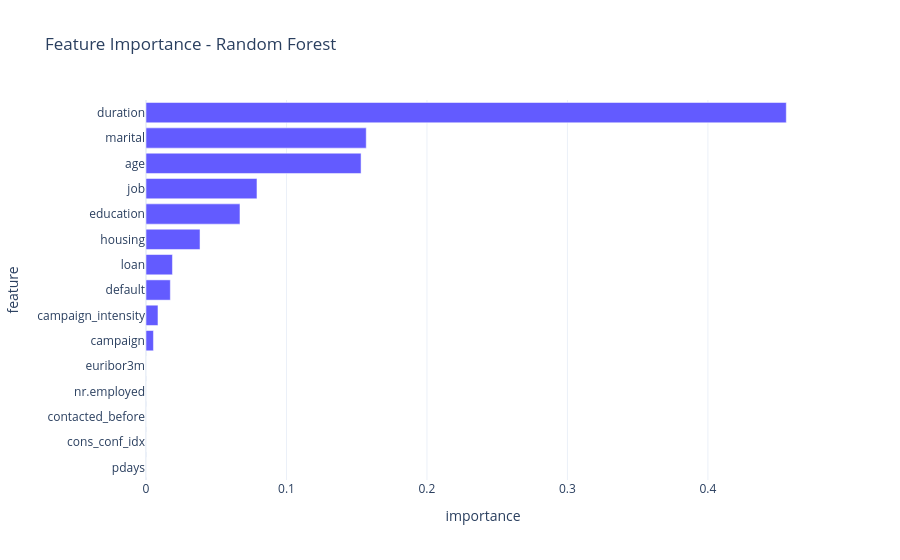

Notebook source saved alongside this figure:
### Code cell
# Plot f: Feature importance
if hasattr(best_model, 'feature_importances_'):
    imp = pd.DataFrame({'feature': X.columns, 'importance': best_model.feature_importances_})
    imp = imp.sort_values('importance', ascending=True).tail(15)
    fig = px.bar(imp, y='feature', x='importance', orientation='h',
                 color_discrete_sequence=[PRIMARY], template=TEMPLATE,
                 title=f'Feature Importance - {best_name}')
    fig.show()

### Figure 1 — Plotly figure (JSON) as saved in the notebook; plotly's stock layout.template omitted (floating-point values rounded to 4 significant figures)
{"data": [{"hovertemplate": "importance=%{x}<br>feature=%{y}<extra></extra>", "legendgroup": "", "marker": {"color": "#635BFF", "pattern": {"shape": ""}}, "name": "", "orientation": "h", "showlegend": false, "textposition": "auto", "type": "bar", "x": [0.0, 0.0, 0.0, 0.0, 0.0, 0.005306, 0.00852, 0.01733, 0.01882, 0.03846, 0.06689, 0.079, 0.1531, 0.1568, 0.4558], "xaxis": "x", "y": ["pdays", "cons_conf_idx", "contacted_before", "nr.employed", "euribor3m", "campaign", "campaign_intensity", "default", "loan", "housing", "education", "job", "age", "marital", "duration"], "yaxis": "y"}], "layout": {"barmode": "relative", "legend": {"tracegroupgap": 0}, "title": {"text": "Feature Importance - Random Forest"}, "xaxis": {"anchor": "y", "domain": [0.0, 1.0], "title": {"text": "importance"}}, "yaxis": {"anchor": "x", "domain": [0.0, 1.0], "title": {"text": "feature"}}}}
